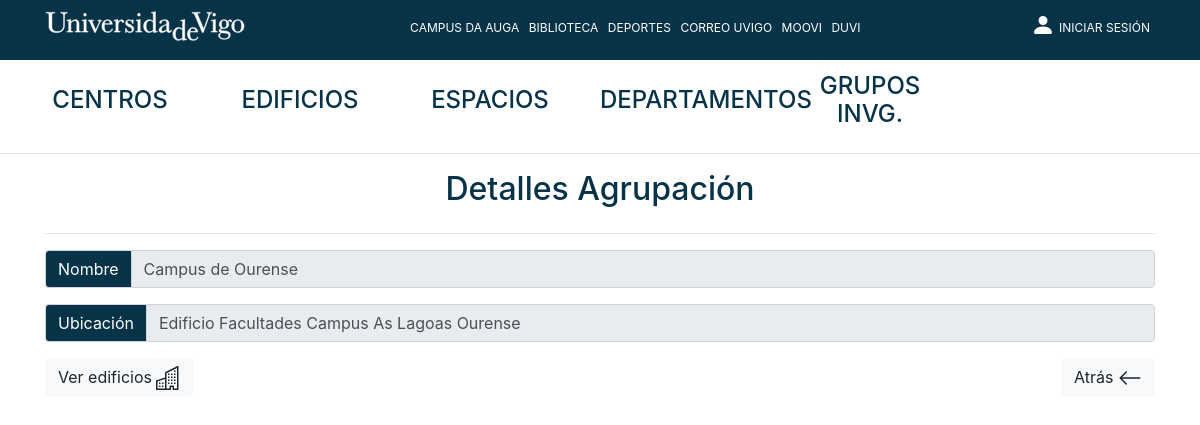
Screenshot of /Controllers/AGRUPACION_Controller.php?action=showcurrent&agrup_id=1 with the database file from the repository.
### tables this page shows
CREATE TABLE `agrupacion_edificio` (
	`agrup_id` int NOT NULL AUTO_INCREMENT,
	`nombre_agrup` VARCHAR(50) NOT NULL,
	`ubicacion_agrup` VARCHAR(100) NOT NULL,
	PRIMARY KEY (`agrup_id`)
);

### Models/AGRUPACION_Model.php (called while the page is built, shortened)
<?php
include_once 'Access_DB.php';
class AGRUPACION_Model{
    private $db;
    private $agrup_id;
    private $nombre_agrup;
    private $ubicacion_agrup;
    function __construct($agrup_id, $nombre_agrup, $ubicacion_agrup)
    {
        $this->agrup_id = $agrup_id;
        $this->nombre_agrup = $nombre_agrup;
        $this->ubicacion_agrup = $ubicacion_agrup;
        $this->db = PDOConnection::getInstance();
    }
    function rellenaDatos(){
        $stmt = $this->db->prepare("SELECT *
                                    FROM agrupacion_edificio
                                    WHERE agrup_id = ?");
        $stmt->execute(array($this->agrup_id));
        $resultado = $stmt->fetch(PDO::FETCH_ASSOC);
        if($resultado != null){
            $this->agrup_id = $resultado["agrup_id"];
            $this->nombre_agrup = $resultado["nombre_agrup"];
            $this->ubicacion_agrup = $resultado["ubicacion_agrup"];
            return $resultado;
        } else {
            return 'Error';
        }
    }
    public function getAgrupId()
    {
        return $this->agrup_id;
    }
    public function getNombreAgrup()
    {
        return $this->nombre_agrup;
    }
    public function getUbicacionAgrup()
    {
        return $this->ubicacion_agrup;
    }
}
?>

### Models/Access_DB.php (called while the page is built)
<?php
class PDOConnection
{
    private static $dbhost = "127.0.0.1";
    private static $dbname = "hauga";
    private static $dbuser = "admin_hauga";
    private static $dbpass = "admin_hauga";
    private static $db_singleton = null;
    public static function getInstance()
    {
        if (self::$db_singleton == null) {
            self::$db_singleton = new PDO(
                "mysql:host=" . self::$dbhost . ";dbname=" . self::$dbname . ";charset=utf8",
                self::$dbuser,
                self::$dbpass,
                array(
                    PDO::ATTR_EMULATE_PREPARES => false,
                    PDO::ATTR_ERRMODE => PDO::ERRMODE_EXCEPTION
                )
            );
        }
        return self::$db_singleton;
    }
}
?>

### Views/AGRUPACION_SHOWCURRENT_View.php (the view, shortened to what this page needs)
<?php
class AGRUPACION_SHOWCURRENT_View{
    var $agrupacion;
    var $esNuevo;
    function __construct($agrupacion = null, $esNuevo = false, $respuesta = '')
    {
        $this->agrupacion = $agrupacion;
        $this->esNuevo = $esNuevo;
        $this->render();
    }
    function render(){
        include '../Views/Header.php';
        ?>
        <div class="container">
            <?php if($this->agrupacion == null && !$this->esNuevo) { ?>
                <div class="alert alert-danger">La agrupación a la que está intentando acceder no existe.</div>
            <?php } else { ?>
                <div class="row">
                    <div class="col-12 align-self-center">
                        <form action="../Controllers/AGRUPACION_Controller.php?action=add" method="post" id="addAgrupForm">
                            <h2 class="text-center textoAzul mb-4"><?php echo $this->esNuevo ? 'Crear' : 'Detalles'?> Agrupación</h2>
                            <hr>
                            <div class="row align-content-center">
                                <div class="col-md-12 input-group mb-2" style="margin-bottom: 1rem!important;">
                                    <div class="input-group-prepend">
                                        <div class="input-group-text" style="background-color: #073349; color: white;">
                                            Nombre
                                        </div>
                                    </div>
                                    <input <?php echo !$this->esNuevo ? 'disabled' : ''; ?> required type="text" class="form-control" id="nombre_agrup" name="nombre_agrup" placeholder="Nombre" value="<?php echo($this->agrupacion->getNombreAgrup())?>" size="50" maxlength="50">
                                </div>
                            </div>
                            <div class="row">
                                <div class="col-md-12 input-group mb-2" style="margin-bottom: 1rem!important;">
                                    <div class="input-group-prepend">
                                        <div class="input-group-text" style="background-color: #073349; color: white;">
                                            Ubicación
                                        </div>
                                    </div>
                                    <input <?php echo !$this->esNuevo ? 'disabled' : ''; ?> required type="text" class="form-control" id="ubicacion_agrup" name="ubicacion_agrup" placeholder="Ubicación" value="<?php echo($this->agrupacion->getUbicacionAgrup())?>" size="100" maxlength="100">
                                </div>
                            </div>
                            <div class="row">
                                <?php if($this->esNuevo) {?>
                                    <div class="col-md-6 input-group mb-2" style="margin-bottom: 1rem!important;">
                                        <button id="botonAddAgrupacion" type='submit' name='action' value='addAgrupacion' class="btn btn-success" style="background-color: #073349; color: white;">
                                            Crear Agrupacion
                                            <svg width="1.5em" height="1.5em" viewBox="0 0 16 16" class="bi bi-plus-circle" fill="currentColor" xmlns="http://www.w3.org/2000/svg">
                                                <path fill-rule="evenodd" d="M8 15A7 7 0 1 0 8 1a7 7 0 0 0 0 14zm0 1A8 8 0 1 0 8 0a8 8 0 0 0 0 16z"/>
                                                <path fill-rule="evenodd" d="M8 4a.5.5 0 0 1 .5.5v3h3a.5.5 0 0 1 0 1h-3v3a.5.5 0 0 1-1 0v-3h-3a.5.5 0 0 1 0-1h3v-3A.5.5 0 0 1 8 4z"/>
                                            </svg>
                                        </button>
                                    </div>
                                <?php } else { ?>
                                    <div class="col-md-6 mb-2 text-left" style="margin-bottom: 1rem!important;">
                                        <a id="botonVerEdificios" href="../Controllers/Edificio_Controller.php?action=showall&agrupacion_id=<?=$this->agrupacion->getAgrupId()?>" class="btn btn-light">
                                            Ver edificios
                                        </a>
                                    </div>
                                <?php } ?>
                                <div class="col-md-6  mb-2 text-right" style="margin-bottom: 1rem!important;">
                                    <a id="botonAtrasAgrup" href="../Controllers/AGRUPACION_Controller.php?action=showall" class="btn btn-light">
                                        Atrás
                                        <svg width="1.5em" height="1.5em" viewBox="0 0 16 16" class="bi bi-arrow-left" fill="currentColor" xmlns="http://www.w3.org/2000/svg">
                                            <path fill-rule="evenodd" d="M15 8a.5.5 0 0 0-.5-.5H2.707l3.147-3.146a.5.5 0 1 0-.708-.708l-4 4a.5.5 0 0 0 0 .708l4 4a.5.5 0 0 0 .708-.708L2.707 8.5H14.5A.5.5 0 0 0 15 8z"/>
                                        </svg>
                                    </a>
                                </div>
                            </div>
                        </form>
                    </div>
                </div>
            <?php } ?>
            </div>
    <?php
    }
}

### libraries/estilos.css (style rules this page uses)
.textoAzul { color: #073349; }

### rows the page displays
agrupacion_edificio: nombre_agrup "Campus de Ourense", ubicacion_agrup "Edificio Facultades Campus As Lagoas Ourense"
